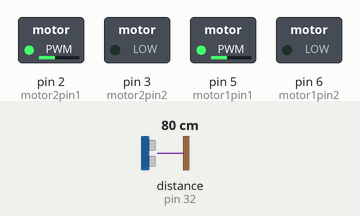
Simulated run of this sketch. Board: Arduino Mega 2560, built with avr-gcc and run on an emulated ATmega2560. Parts: switched loads named in the sketch (green lamp = pin HIGH). Wiring (inferred from the names in the program): ultrasonic range finder: trigger pin 30; echo pin 32. Dashed ring = blinking. The test bench sets the inputs (shaded band); at power-on: distance to the obstacle (sensor on pin 32) 80 cm. The echo pulse lasts 58.3 µs per cm; pins used as bus, display or sensor lines are not drawn; what the sketch prints to the serial monitor is not drawn.

Above: at 1.8 s.
1.9 s: distance to the obstacle (sensor on pin 32) set to 2 cm
At 2.9 s:
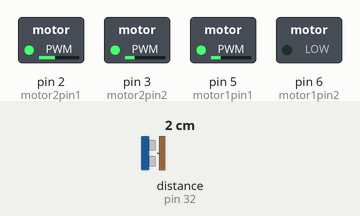
5.4 s: distance to the obstacle (sensor on pin 32) set to 18 cm
At 8.1 s:
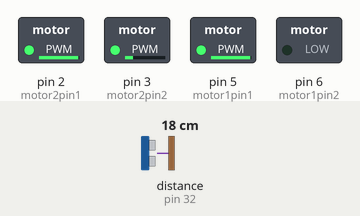
8.9 s: distance to the obstacle (sensor on pin 32) set to 12 cm
At 10.0 s:
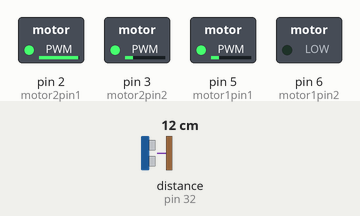
12.4 s: distance to the obstacle (sensor on pin 32) set to 35 cm
At 12.8 s:
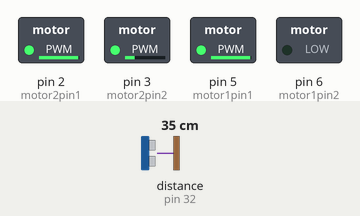
13.9 s: distance to the obstacle (sensor on pin 32) set to 4 cm
At 15.0 s:
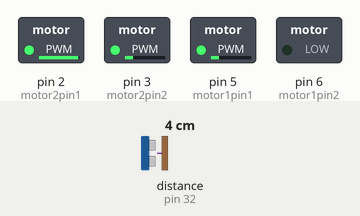
Timing chart, 0 to 18.4 s (numbered marks = the images above; inputs shaded):
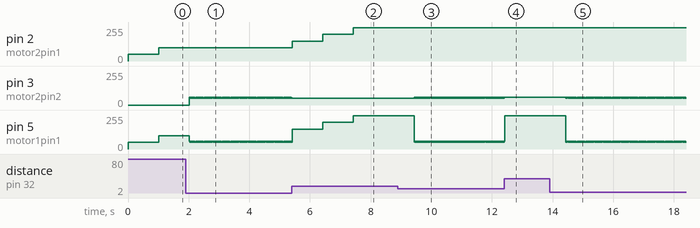

The sketch:

sketch_nov26b.ino
```cpp
#define echoPin 32
#define trigPin 30
int motor1pin1 = 5;
int motor1pin2 = 6;
int motor2pin1 = 2;
int motor2pin2 = 3;

int speed_Left = 0;
int speed_Right = 0;
int speed_Left_turn= 50;
int speed_Right_turn= 50;
int flag = 1;
long duration;
int distance;

void setup() {
   pinMode(motor1pin1, OUTPUT);
  pinMode(motor1pin2, OUTPUT);
  pinMode(motor2pin1, OUTPUT);
  pinMode(motor2pin2, OUTPUT);
  pinMode(trigPin, OUTPUT);
  pinMode(echoPin, INPUT);
  Serial.begin(9600);
  Serial.println("Ultrasonic Sensor HC-SR04 Test");
  Serial.println("with Arduino UNO R3");

}

void loop() {
  digitalWrite(trigPin, LOW);
  delayMicroseconds(2);
  digitalWrite(trigPin, HIGH);
  delayMicroseconds(10);
  digitalWrite(trigPin, LOW);
  duration = pulseIn(echoPin, HIGH);
  distance = duration * 0.034 / 2;
  Serial.print("Distance: ");
  Serial.print(distance);

  if (distance<=15)
  {
    if(speed_Left_turn<=50 && speed_Right_turn<=50)
    {
      speed_Left_turn+=10;
      speed_Right_turn+=10;
      Serial.print("Turn");
      analogWrite(motor1pin1, speed_Left_turn);
      analogWrite(motor2pin2, speed_Right_turn);
    }
    else
    {
      speed_Left_turn=50;
      speed_Right_turn=50;
      Serial.print("Turn");
      analogWrite(motor1pin1, speed_Left_turn);
      analogWrite(motor2pin2, speed_Right_turn);
    }


    if (distance>=15)
    {
      delay(1000);
      speed_Left=0;
      speed_Right=0;
    }
  }

  else
  {
    if(speed_Left<250 && speed_Right<250)
    {
      speed_Left+=50;
      speed_Right+=50;
      analogWrite(motor1pin1, speed_Left);
      analogWrite(motor2pin1, speed_Right);
      delay(1000);
     }
     else
     {
      speed_Left=250;
      speed_Right=250;
      analogWrite(motor1pin1, speed_Left);
      analogWrite(motor2pin1, speed_Right);
      delay(1000);
     }
  }
}
```

Measured:
- after the input at 1.9 s, pin 2 (motor2pin1): stays 100/255 (without the input it goes to 150/255 after 0.12 s); pin 3 (motor2pin2): alternates 60/255 for 0.02 s and 50/255 for 0.02 s, starting after 0.12 s
- after the input at 5.4 s, pin 2 (motor2pin1): 100/255 → 150/255 at once, → 200/255 1.0 s later, → 250/255 1.0 s later; pin 3 (motor2pin2): goes on until 5.4 s, then stays 50/255
- after the input at 8.9 s, pin 3 (motor2pin2): alternates 60/255 for 0.02 s and 50/255 for 0.02 s, starting after 0.54 s; pin 5 (motor1pin1): alternates 60/255 for 0.02 s and 50/255 for 0.02 s, starting after 0.53 s
- after the input at 12.4 s, pin 3 (motor2pin2): goes on until 12.4 s, then stays 60/255
- after the input at 13.9 s, pin 3 (motor2pin2), pin 5 (motor1pin1): alternates 60/255 for 0.02 s and 50/255 for 0.02 s, starting after 0.53 s
